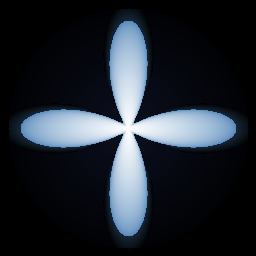
#> input picture astro_belladev.png, 256 x 256 px
$ python -i masks.py   (imports and definitions only)
#> lines starting #> are read from the running program, lines starting #| are printed output that depends on the picture; after the words box and inside, x2 and y2 are one past the last pixel; in counts of white or black regions, pixels touching at a corner belong together
#> further down, picture is the input picture: shape (256, 256, 3); mean B, G, R 48, 40, 34
"""
masks.py
--------
Máscaras para procesamiento selectivo de regiones de la imagen.

Las máscaras permiten aplicar una operación solo a ciertas zonas:
por ejemplo, reducir ruido solo en el fondo (sin tocar estrellas),
o saturar solo las nebulosas sin afectar las estrellas.

Tipos de máscara:
- Luminancia: protege zonas claras u oscuras según un umbral.
- Rango: selecciona píxeles dentro de un rango de brillo.
- Estrellas (star mask): detecta estrellas automáticamente.
- Inversa: invierte cualquier máscara.

Todas las máscaras devuelven un array float32 de 0.0 (no seleccionado)
a 1.0 (totalmente seleccionado), con transiciones suaves.
"""

import numpy as np
import cv2
from scipy.ndimage import label, binary_dilation, generate_binary_structure


def _to_luminance(data):
    if data.ndim == 3:
        return data.mean(axis=-1)
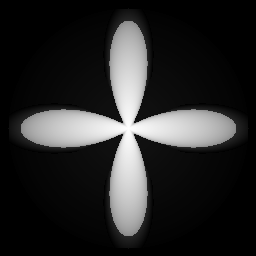
#> returned value: shape (256, 256) float64; min 0, max 255, mean 40.7
    return data


# [50 lines left out: functions mask_luminance, mask_range, not called in this run]


def mask_stars(data, threshold_sigma=5.0, dilation_radius=3, softness=2.0):
    """
    Máscara de estrellas: detecta estrellas automáticamente y genera
    una máscara suave alrededor de cada una.

    Parámetros
    ----------
    threshold_sigma : float
        Sigmas sobre el fondo para detectar estrellas.
    dilation_radius : int
        Radio de dilatación alrededor de cada estrella (píxeles).
    softness : float
        Sigma del desenfoque gaussiano para suavizar la máscara.
    """
    lum = _to_luminance(data).astype(np.float32)

    flat = lum.flatten()
    for _ in range(3):
        med = np.median(flat)
        std = np.std(flat)
        keep = np.abs(flat - med) < 3 * std
        flat = flat[keep]
#> this loop made 3 passes
#> (med, std) on passes 1 to 3: (5.33, 74.76), (5.33, 69.08), (5, 60.89)

    bg_median = np.median(flat)
#> bg_median = 4
    bg_std = np.std(flat)
#> bg_std = 45.24
    threshold = bg_median + threshold_sigma * bg_std
#> threshold = 230.2

    binary = lum > threshold
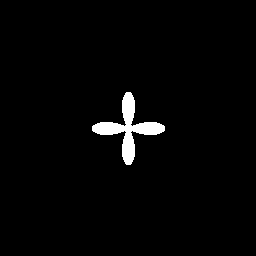
#> binary: shape (256, 256) bool; 2.2% white; 1 white region, box (x1, y1, x2, y2) and area: (92, 92, 165, 165) 1437

    struct = generate_binary_structure(2, 2)
    for _ in range(dilation_radius):
        binary = binary_dilation(binary, structure=struct)
#> binary: shape (256, 256) bool; 4.8% white; 1 white region, box (x1, y1, x2, y2) and area: (87, 87, 170, 170) 3153

    mask = binary.astype(np.float32)

    if softness > 0:
        ksize = int(softness * 6) | 1
        mask = cv2.GaussianBlur(mask, (ksize, ksize), softness)

    return np.clip(mask, 0, 1)


def mask_invert(mask):
    """Invierte una máscara: lo seleccionado pasa a no seleccionado."""
    return 1.0 - mask


# [26 lines left out: function apply_with_mask, not called in this run]


def extract_starless(data, star_mask=None, threshold_sigma=5.0,
                      dilation_radius=5, softness=3.0):
    """
    Elimina estrellas de la imagen rellenando las zonas estelares
    con una interpolación del fondo circundante.

    Parámetros
    ----------
    star_mask : numpy array o None
        Máscara de estrellas. Si None, se genera automáticamente.
    threshold_sigma, dilation_radius, softness : float/int
        Parámetros para la detección de estrellas (si star_mask es None).

    Devuelve
    --------
    starless : imagen sin estrellas
    stars_only : solo las estrellas (para recombinar después)
    """
    if star_mask is None:
        star_mask = mask_stars(
            data,
            threshold_sigma=threshold_sigma,
            dilation_radius=dilation_radius,
            softness=softness,
        )

    star_binary = (star_mask > 0.5).astype(np.uint8)
#> star_binary: shape (256, 256); values 0 (black) and 1 (white), 4.8% white; 1 white region, box (x1, y1, x2, y2) and area: (87, 87, 170, 170) 3137

    if data.ndim == 3:
        starless = np.zeros_like(data)
        for c in range(data.shape[-1]):
            channel = data[..., c].copy()
            original_max = np.max(channel) if np.max(channel) > 0 else 1.0
            ch_norm = (channel / original_max * 255).astype(np.uint8)
            inpainted = cv2.inpaint(ch_norm, star_binary, 5, cv2.INPAINT_NS)
            starless[..., c] = inpainted.astype(np.float32) / 255.0 * original_max
#> this loop made 3 passes
#> pass 1, in extract_starless, `channel = data[..., c].copy()`:
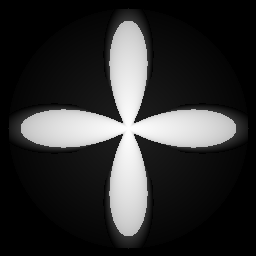
#> channel: shape (256, 256); min 0, max 255, mean 48
#> pass 1, in extract_starless, `inpainted = cv2.inpaint(ch_norm, star_binary, 5, cv2.INPAINT_NS)`:
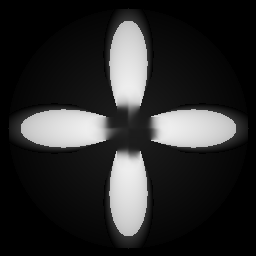
#> inpainted: shape (256, 256); min 0, max 238, mean 43.3
#> after the loop:
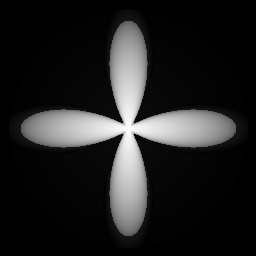
#> ch_norm: shape (256, 256); min 0, max 255, mean 34
#> after the loop:
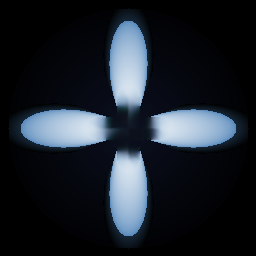
#> starless: shape (256, 256, 3); mean B, G, R 43.3, 35.1, 28.9
    else:
        original_max = np.max(data) if np.max(data) > 0 else 1.0
        data_norm = (data / original_max * 255).astype(np.uint8)
        inpainted = cv2.inpaint(data_norm, star_binary, 5, cv2.INPAINT_NS)
        starless = inpainted.astype(np.float32) / 255.0 * original_max

    star_mask_3d = star_mask[..., np.newaxis] if data.ndim == 3 else star_mask
    stars_only = data * star_mask_3d
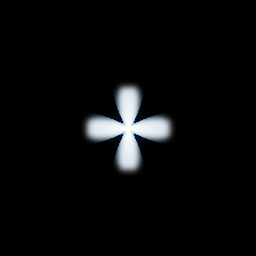
#> stars_only: shape (256, 256, 3) float32; mean B, G, R 10.4, 9.8, 9.3

    return starless.astype(np.float32), stars_only.astype(np.float32)


# [48 lines left out: functions combine_starless_stars, reduce_star_halos, not called in this run]

>>> import cv2
>>> picture = cv2.imread('../astro_belladev.png')
>>> result = extract_starless(picture)
